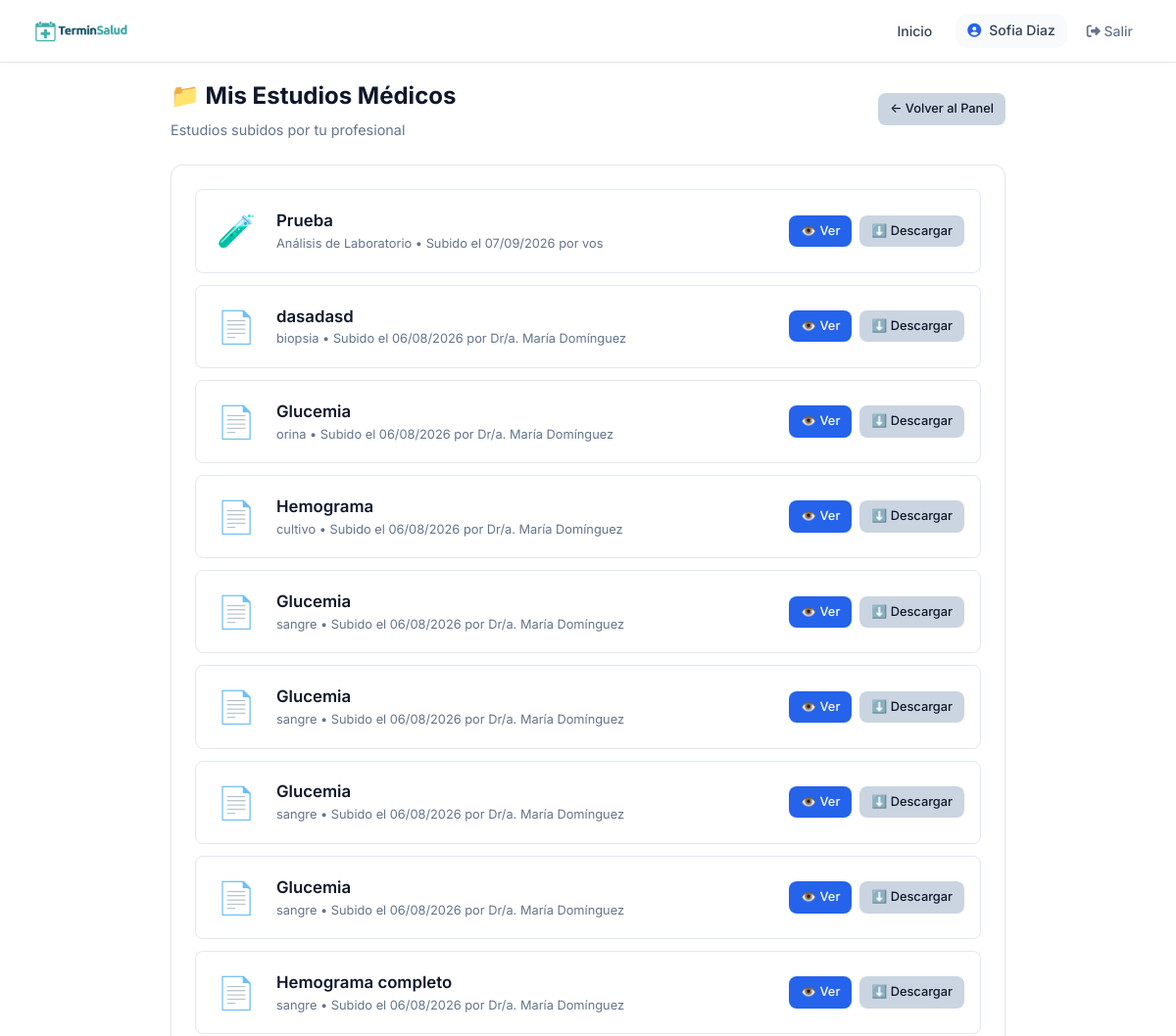
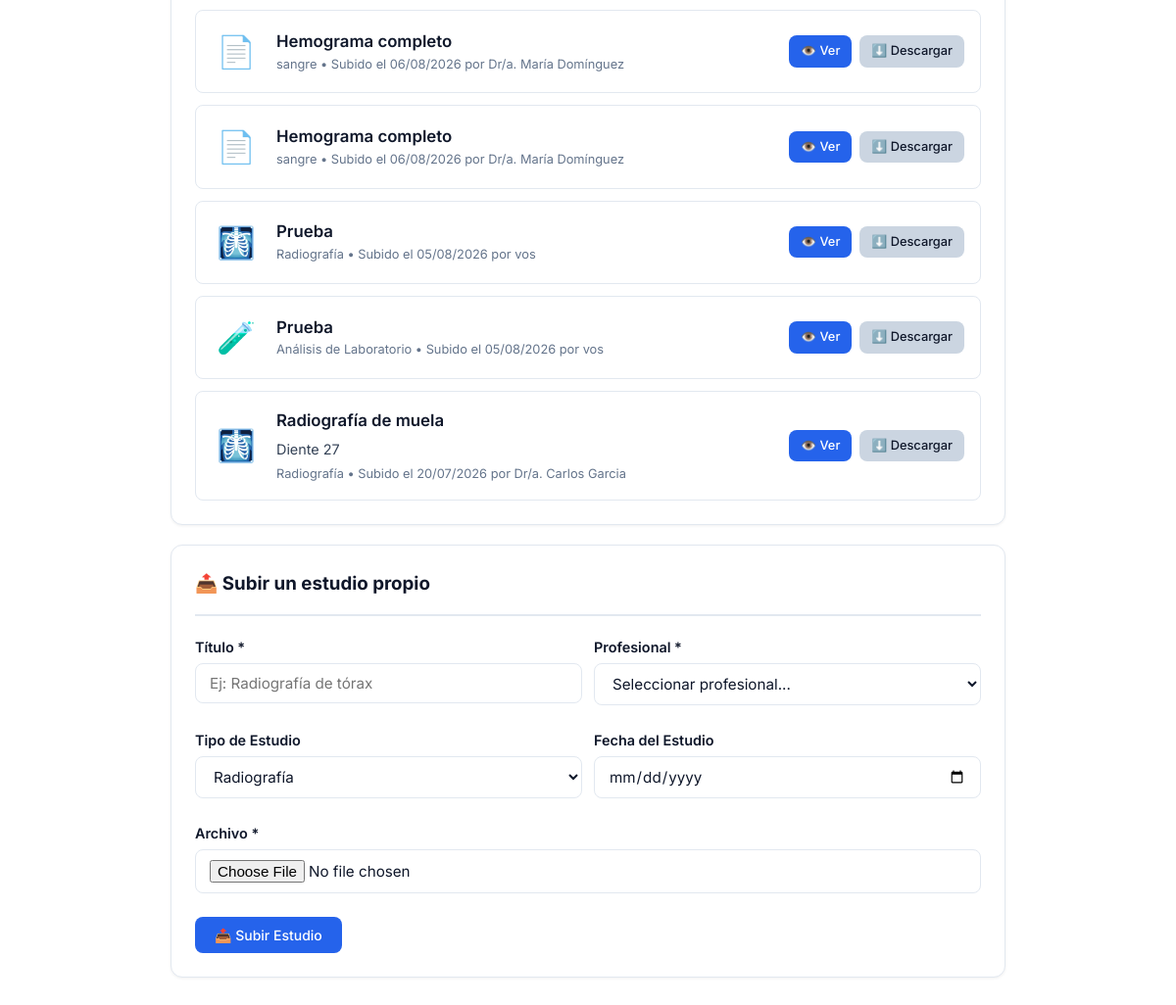
/paciente/mis-estudios/ (signed in), run on the app's committed database (2 pictures, top to bottom).
### usuarios/models.py (models this page shows, shortened)
class Usuario(AbstractUser):
    ROLES = [
        ('admin', 'Administrador'),
        ('profesional', 'Profesional'),
        ('secretaria', 'Secretaría'),
        ('paciente', 'Paciente'),
    ]
    rol = models.CharField(max_length=20, choices=ROLES, default='paciente')
    telefono = models.CharField(max_length=20, blank=True)
    establecimiento = models.ForeignKey(
    'establecimientos.Establecimiento',
    on_delete=models.SET_NULL,
    null=True,
    blank=True,
    verbose_name='Establecimiento'
)
    class Meta:
        verbose_name = 'Usuario'
        verbose_name_plural = 'Usuarios'

### pacientes/models.py (models this page shows, shortened)
class EstudioMedico(models.Model):
    paciente = models.ForeignKey(
        'pacientes.Paciente', on_delete=models.CASCADE, related_name='estudios_medicos'
    )
    profesional = models.ForeignKey(
        'profesionales.Profesional', on_delete=models.SET_NULL, null=True, related_name='estudios_subidos'
    )
    evolucion = models.ForeignKey(
        'historias_clinicas.Evolucion', on_delete=models.SET_NULL, null=True, blank=True,
        related_name='estudios_complementarios'
    )
    titulo = models.CharField(max_length=200)
    descripcion = models.TextField(blank=True)
    archivo = models.FileField(upload_to='estudios/%Y/%m/')
    tipo_estudio = models.CharField(
        max_length=50,
        choices=[
            ('radiografia', 'Radiografía'),
            ('laboratorio', 'Análisis de Laboratorio'),
            ('tomografia', 'Tomografía'),
            ('resonancia', 'Resonancia Magnética'),
            ('ecografia', 'Ecografía'),
            ('otro', 'Otro'),
        ],
        default='otro'
    )
    fecha_estudio = models.DateField(null=True, blank=True)
    creado = models.DateTimeField(auto_now_add=True)
    subido_por = models.CharField(
        max_length=15,
        choices=[('profesional', 'Profesional'), ('paciente', 'Paciente')],
        default='profesional',
        verbose_name='Subido por'
    )
    class Meta:
        ordering = ['-creado']
        verbose_name = 'Estudio Médico'
        verbose_name_plural = 'Estudios Médicos'

### profesionales/models.py (models this page shows, shortened)
class Profesional(Persona):
    ESPECIALIDADES = [
        ('odontologia', 'Odontología'),
        ('kinesiologia', 'Kinesiología'),
        ('psicologia', 'Psicología'),
        ('nutricion', 'Nutrición'),
        ('cardiologia', 'Cardiología'),
        ('medicina_general', 'Medicina General'),
        ('dermatologia', 'Dermatología'),
        ('estetica', 'Estética'),
        ('pediatria', 'Pediatría'),
        ('traumatologia', 'Traumatología'),
        ('veterinaria', 'Veterinaria'),
        ('fonoaudiologia', 'Fonoaudiologia'),
        ('laboratorio', 'Laboratorio'),
        ('otro', 'Otro'),
    ]
    usuario = models.OneToOneField(
        'usuarios.Usuario',
        on_delete=models.CASCADE,
        verbose_name='Usuario'
    )
    especialidad = models.CharField(
        max_length=50,
        choices=ESPECIALIDADES,
        verbose_name='Especialidad'
    )
    matricula = models.CharField(
        max_length=50,
        blank=True,
        verbose_name='Matrícula Profesional'
    )
    color_calendario = models.CharField(
        max_length=7,
        default='#4A90D9',
        verbose_name='Color en Calendario'
    )
    acepta_obra_social = models.BooleanField(
        default=False,
        verbose_name='Acepta Obra Social'
    )
    descripcion = models.TextField(
        blank=True,
        verbose_name='Descripción Profesional'
    )
    alias_pago = models.CharField(max_length=200, blank=True, verbose_name='Alias para transferencia')
    foto = models.ImageField(
    upload_to='profesionales/',
    blank=True,
    null=True,
    verbose_name='Foto de Perfil'
    )
    establecimientos = models.ManyToManyField(
    'establecimientos.Establecimiento',
    blank=True,
    related_name='profesionales',
    verbose_name='Consultorios donde atiende'
    )
    frase_destacada = models.CharField(max_length=200, blank=True, verbose_name='Frase destacada')
    precio_particular = models.DecimalField(max_digits=10, decimal_places=2, null=True, blank=True, verbose_name='Precio consulta particular')
    obras_sociales_texto = models.TextField(blank=True, verbose_name='Obras sociales (texto libre)')
    servicios_texto = models.TextField(blank=True, verbose_name='Servicios / Especializaciones')
    servicios_destacados = models.TextField(blank=True, verbose_name='Servicios destacados')
    especializaciones = models.TextField(blank=True, verbose_name='Especializaciones')
    atiende_por_orden = models.BooleanField(
    default=False,
    verbose_name='Atiende por orden de llegada'
)
    obras_sociales = models.ManyToManyField(
        'obras_sociales.ObraSocial',
        blank=True,
        related_name='profesionales',
        verbose_name='Obras Sociales'
    )
    planes = models.ManyToManyField(
        'obras_sociales.Plan',
        blank=True,
        verbose_name='Planes'
    )
    tiene_plus = models.BooleanField(
    default=False,
    verbose_name='Algunos planes tienen plus'
)
    texto_plus = models.CharField(
        max_length=250,
        blank=True,
        verbose_name='Mensaje de plus (opcional)'
    )
    permite_ejercicios = models.BooleanField(
    default=False,
    verbose_name='Activar sección de ejercicios'
)
    permite_planes_alimentacion = models.BooleanField(
        default=False,
        verbose_name='Activar planes de alimentación'
    )
    class Meta:
        verbose_name = 'Profesional'
        verbose_name_plural = 'Profesionales'
        ordering = ['apellido', 'nombre']

### pacientes/views_portal.py (the view, shortened to what this page needs)
@login_required
def mis_estudios(request):
    if request.user.rol != 'paciente':
        messages.error(request, 'No tenés acceso.')
        return redirect('home')
    paciente = get_object_or_404(Paciente, usuario=request.user)
    cliente_slug = request.session.get('cliente_slug')
    cliente = None
    if cliente_slug:
        try:
            cliente = ClienteSaaS.objects.get(slug=cliente_slug, activo=True)
        except ClienteSaaS.DoesNotExist:
            pass
    if cliente:
        if cliente.tipo == 'consultorio':
            profesionales_disponibles = Profesional.objects.filter(
                establecimientos=cliente.establecimiento,
                activo=True,
                atiende_por_orden=False,   # solo los que gestionan turnos
            )
        else:  # profesional independiente
            profesionales_disponibles = Profesional.objects.filter(
                id=cliente.profesional.id,
                activo=True,
            )
    else:
        profesionales_disponibles = Profesional.objects.filter(activo=True)
    estudios = paciente.estudios_medicos.all()
    if cliente:
        if cliente.tipo == 'consultorio':
            estudios = estudios.filter(profesional__establecimientos=cliente.establecimiento)
        else:
            estudios = estudios.filter(profesional=cliente.profesional)
    return render(request, 'pacientes/portal/mis_estudios.html', {
        'paciente': paciente,
        'estudios': estudios,
        'tipos_estudio': EstudioMedico._meta.get_field('tipo_estudio').choices,
        'profesionales_disponibles': profesionales_disponibles,
    })

### pacientes/templates/pacientes/portal/mis_estudios.html (shortened to what this page needs)
{% extends 'core_app/base.html' %}
{% load static %}
{% block extra_css %}
    <link rel="stylesheet" href="{% static 'css/pages/portal_paciente.css' %}">
{% endblock %}
{% block content %}
<div class="portal-paciente-page">
<div style="padding-top: 15px;" class="portal-paciente-container">
    <div class="portal-header">
        <div>
            <h1>📁 Mis Estudios Médicos</h1>
            <p style="color: var(--text-muted); margin-top: 4px;">Estudios subidos por tu profesional</p>
        </div>
        <a href="{% url 'panel_paciente' %}" class="btn btn-secondary btn-sm">← Volver al Panel</a>
    </div>
    {% if estudios %}
    <div class="portal-card">
        <div style="display: flex; flex-direction: column; gap: 12px;">
            {% for estudio in estudios %}
            <div class="estudio-item">
                <div class="estudio-icono">
                    {% if estudio.tipo_estudio == 'radiografia' %}🩻
                    {% elif estudio.tipo_estudio == 'laboratorio' %}🧪
                    {% elif estudio.tipo_estudio == 'tomografia' %}🖥️
                    {% elif estudio.tipo_estudio == 'resonancia' %}🧲
                    {% elif estudio.tipo_estudio == 'ecografia' %}🔊
                    {% else %}📄{% endif %}
                </div>
                <div class="estudio-info">
                    <div class="titulo">{{ estudio.titulo }}</div>
                    {% if estudio.descripcion %}
                        <div class="descripcion">{{ estudio.descripcion }}</div>
                    {% endif %}
                    <div class="meta">
                        {{ estudio.get_tipo_estudio_display }} •
                        Subido el {{ estudio.creado|date:"d/m/Y" }}
                        {% if estudio.subido_por == 'profesional' and estudio.profesional %}
                            por Dr/a. {{ estudio.profesional.nombre_completo }}
                        {% elif estudio.subido_por == 'paciente' %}
                            por vos
                        {% endif %}
                    </div>
                </div>
                <div class="estudio-acciones">
                    <a href="{{ estudio.archivo.url }}" class="btn btn-primary btn-sm" target="_blank">👁️ Ver</a>
                    <a href="{{ estudio.archivo.url }}" class="btn btn-secondary btn-sm" download>⬇️ Descargar</a>
                </div>
            </div>
            {% endfor %}
        </div>
    </div>
    {% endif %}
    <div class="card" style="margin-bottom: 24px;">
        <div class="card-header">
            <h3>📤 Subir un estudio propio</h3>
        </div>
        <form method="post" enctype="multipart/form-data">
            <div style="display: grid; grid-template-columns: 1fr 1fr; gap: 12px; margin-bottom: 12px;">
                <div>
                    <label class="portal-form-label">Título <span class="required">*</span></label>
                    <input type="text" name="titulo" class="portal-form-input" required placeholder="Ej: Radiografía de tórax">
                </div>
                <div>
                    <label class="portal-form-label">Profesional <span class="required">*</span></label>
                    <select name="profesional" class="portal-form-select" required>
                        <option value="">Seleccionar profesional...</option>
                    </select>
                </div>
                <div>
                    <label class="portal-form-label">Tipo de Estudio</label>
                    <select name="tipo_estudio" class="portal-form-select">
                        {% for tipo_id, tipo_nombre in tipos_estudio %}
                            <option value="{{ tipo_id }}">{{ tipo_nombre }}</option>
                        {% endfor %}
                    </select>
                </div>
                <div>
                    <label class="portal-form-label">Fecha del Estudio</label>
                    <input type="date" name="fecha_estudio" class="portal-form-input">
                </div>
                <div style="grid-column: span 2;">
                    <label class="portal-form-label">Archivo <span class="required">*</span></label>
                    <input type="file" name="archivo" class="portal-form-input" required accept=".pdf,.jpg,.jpeg,.png,.dcm">
                </div>
            </div>
            <button type="submit" class="btn btn-primary">📤 Subir Estudio</button>
        </form>
    </div>
</div>
{% endblock %}

### core_app/templates/core_app/base.html (shortened to what this page needs)
<!DOCTYPE html>
<html lang="es">
<head>
    <link rel="stylesheet" href="https://cdnjs.cloudflare.com/ajax/libs/font-awesome/6.4.0/css/all.min.css">
    {% load static %}
    <link rel="stylesheet" href="{% static 'css/core/base.css' %}">
    <link rel="stylesheet" href="{% static 'css/themes/default.css' %}" id="theme-css">
    <link rel="stylesheet" href="{% static 'css/core/layout.css' %}">
    <link rel="stylesheet" href="{% static 'css/core/components.css' %}">
    {% block extra_css %}{% endblock %}
</head>
<body>
    <nav class="navbar">
        <a href="{% url 'home' %}" class="navbar-brand">
            <img src="{% static 'img/TerminSalud.png' %}" alt="TerminSalud" class="logo-theme-light" height="30">
        </a>
        <ul class="navbar-nav">
            <li><a href="{% url 'home' %}" class="nav-link {% if request.resolver_match.url_name == 'home' %}active{% endif %}">Inicio</a></li>
            {% if user.is_authenticated %}
                <li>
                    <span class="nav-user">
                        <i class="fas fa-user-circle"></i>
                        {{ user.get_full_name|default:user.username }}
                    </span>
                </li>
                <li>
                    <form method="post" action="{% url 'logout' %}" style="display: inline;">
                        <button type="submit" class="btn-logout">
                            <i class="fas fa-sign-out-alt"></i> Salir
                        </button>
                    </form>
                </li>
            {% else %}
                <li><a href="{% url 'login' %}" class="btn btn-sm">Ingresar</a></li>
            {% endif %}
        </ul>
    </nav>
    <div class="container">
        {% block content %}{% endblock %}
    </div>
</body>
</html>

### data on the page
Usuario: get_full_name "Sofia Diaz"
EstudioMedico: titulo "Prueba", tipo_estudio "Análisis de Laboratorio", creado "07/09/2026", subido_por "por vos"
EstudioMedico: titulo "dasadasd", tipo_estudio "biopsia", creado "06/08/2026", profesional.nombre_completo "María Domínguez"
EstudioMedico: titulo "Glucemia", tipo_estudio "orina", creado "06/08/2026", profesional.nombre_completo "María Domínguez"
EstudioMedico: titulo "Hemograma", tipo_estudio "cultivo", creado "06/08/2026", profesional.nombre_completo "María Domínguez"
EstudioMedico: titulo "Glucemia", tipo_estudio "sangre", creado "06/08/2026", profesional.nombre_completo "María Domínguez"
EstudioMedico: titulo "Glucemia", tipo_estudio "sangre", creado "06/08/2026", profesional.nombre_completo "María Domínguez"
EstudioMedico: titulo "Glucemia", tipo_estudio "sangre", creado "06/08/2026", profesional.nombre_completo "María Domínguez"
EstudioMedico: titulo "Glucemia", tipo_estudio "sangre", creado "06/08/2026", profesional.nombre_completo "María Domínguez"
EstudioMedico: titulo "Hemograma completo", tipo_estudio "sangre", creado "06/08/2026", profesional.nombre_completo "María Domínguez"
EstudioMedico: titulo "Hemograma completo", tipo_estudio "sangre", creado "06/08/2026", profesional.nombre_completo "María Domínguez"
EstudioMedico: titulo "Hemograma completo", tipo_estudio "sangre", creado "06/08/2026", profesional.nombre_completo "María Domínguez"
EstudioMedico: titulo "Prueba", tipo_estudio "Radiografía", creado "05/08/2026", subido_por "por vos"
EstudioMedico: titulo "Prueba", tipo_estudio "Análisis de Laboratorio", creado "05/08/2026", subido_por "por vos"
EstudioMedico: titulo "Radiografía de muela", descripcion "Diente 27", tipo_estudio "Radiografía", creado "20/07/2026", profesional.nombre_completo "Carlos Garcia"

### other printed values
form field tipo_estudio "Radiografía"
